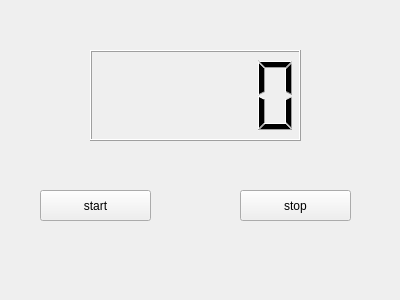
<?xml version="1.0" encoding="UTF-8"?>
<ui version="4.0">
 <class>Widget</class>
 <widget class="QWidget" name="Widget">
  <property name="geometry">
   <rect>
    <x>0</x>
    <y>0</y>
    <width>400</width>
    <height>300</height>
   </rect>
  </property>
  <property name="windowTitle">
   <string>Widget</string>
  </property>
  <widget class="QLCDNumber" name="lcdNumber">
   <property name="geometry">
    <rect>
     <x>90</x>
     <y>50</y>
     <width>211</width>
     <height>91</height>
    </rect>
   </property>
  </widget>
  <widget class="QPushButton" name="pushButton">
   <property name="geometry">
    <rect>
     <x>40</x>
     <y>190</y>
     <width>111</width>
     <height>31</height>
    </rect>
   </property>
   <property name="text">
    <string>start</string>
   </property>
  </widget>
  <widget class="QPushButton" name="pushButton2">
   <property name="geometry">
    <rect>
     <x>240</x>
     <y>190</y>
     <width>111</width>
     <height>31</height>
    </rect>
   </property>
   <property name="text">
    <string>stop</string>
   </property>
  </widget>
 </widget>
 <layoutdefault spacing="6" margin="11"/>
 <resources/>
 <connections/>
</ui>
